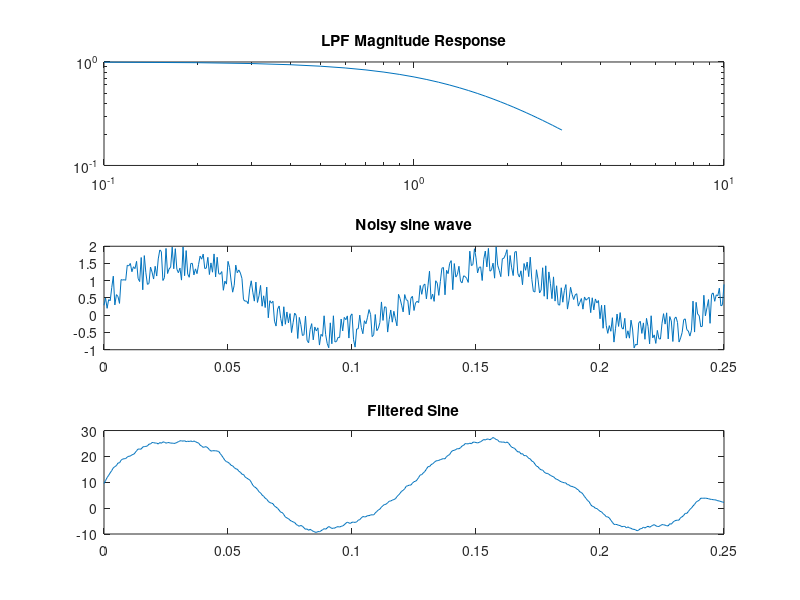
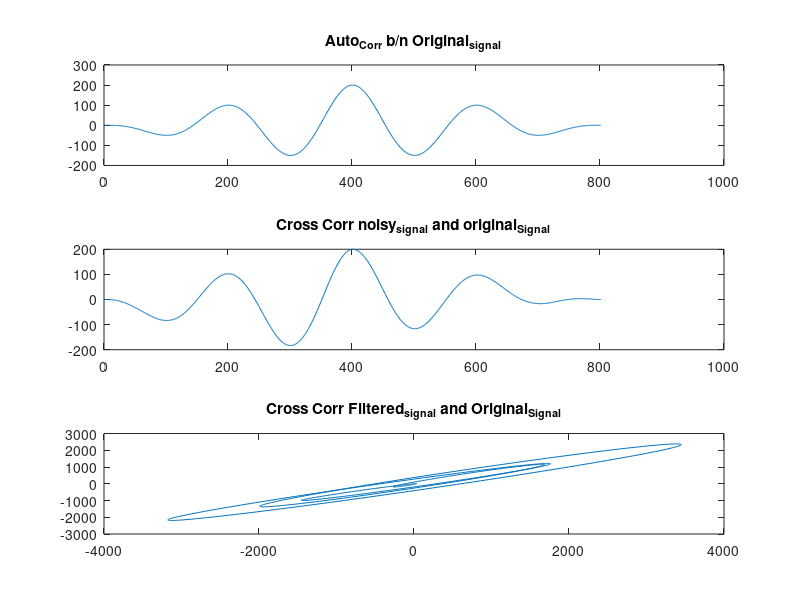

The MATLAB source for these figures, in order:
% Q. How to define a filter - LPF
R=10;
c=0.01;
f = 0:0.1:3;
fc = 1/(2*pi*R*c)
h = 1./(1+j*2*pi*f*R*c);
% hm = 20.*log10(abs(1+h));
figure, subplot(311)
loglog(f,h)
title('LPF Magnitude Response')
% Generate a noisy sine wave
Fs = 40; %Sampling Rate/Frequency Hz
st = 1/Fs;  % Sample in between time interval in Sec
t = 0:st:10;
Fc = 8;  % Sine wave frequency Hz
x = sin(2*pi*Fc/Fs*t);
t = t/Fs;
% Add Random noise
n = rand(1,length(x));
xn = x+n;
subplot(312)
plot(t,xn)
title('Noisy sine wave')
% Use your LPF to remove noise using convolution
X = conv(xn,h,'same');
subplot(313)
plot(t,X)
title('Filtered Sine')
% Q. Decode the physical changes in the noisy and recovered sines.

% Q. Compare with autocorrelation of input signal
Xcxx = xcorr(x,x);
Xcxnx = xcorr(xn,x); % Corr b/n noisy and filtered
XcxX = xcorr(x,X);
figure
subplot(311), plot(Xcxx),title('Auto_{Corr} b/n Original_{signal}');
subplot(312), plot(Xcxnx),title('Cross Corr noisy_{signal} and original_{Signal}');
subplot(313), plot(XcxX),title('Cross Corr Filtered_{signal} and Original_{Signal}');

